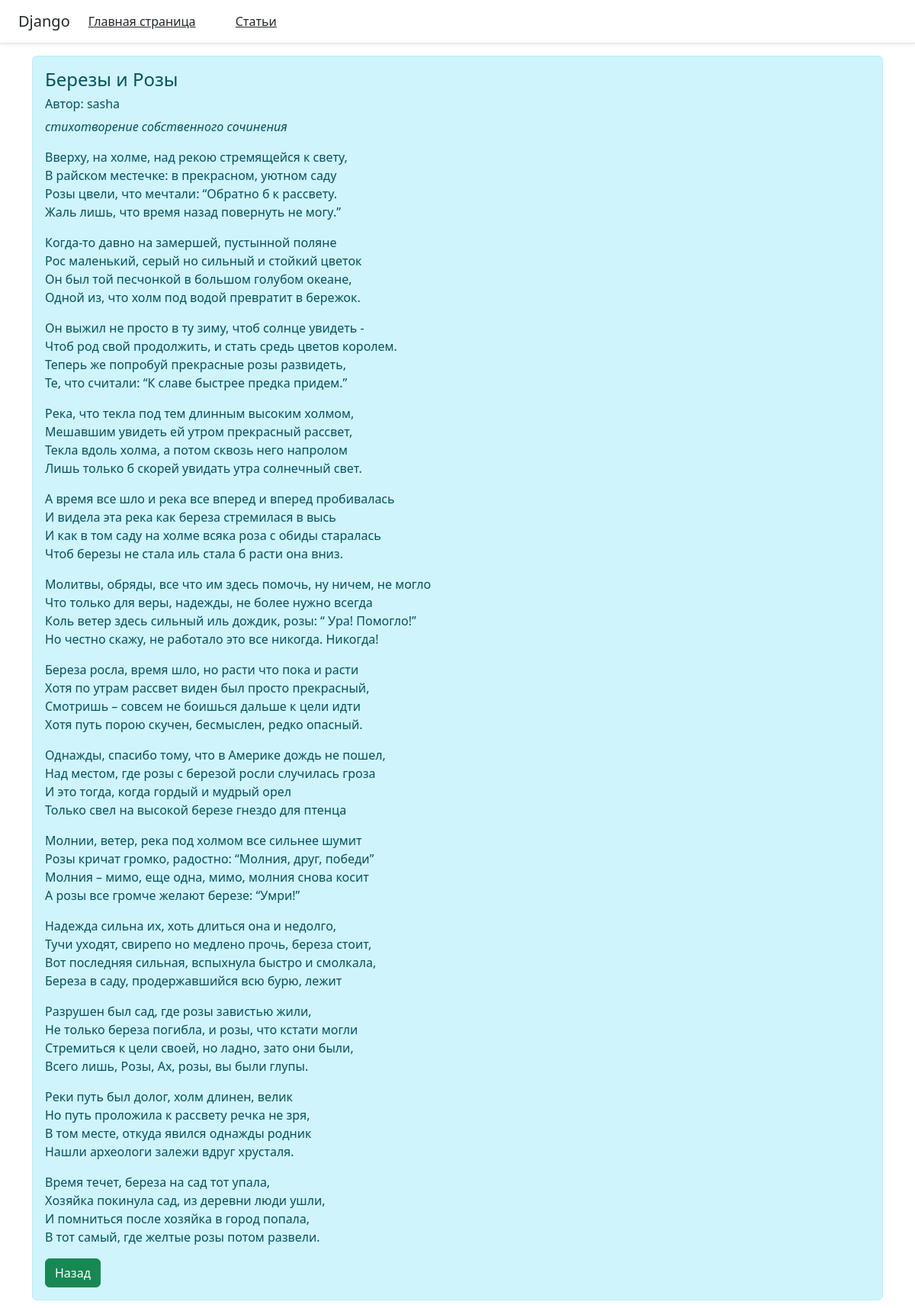
/articles/1/, run on the app's committed database.
### main/models.py (models this page shows)
class Articles(models.Model):
    author = models.CharField('Автор', max_length=25)
    title = models.CharField('Название', max_length=255)
    intro = models.CharField('Анонс', max_length=250)
    content = models.TextField('Статья',blank=True)
    time_create = models.DateTimeField('Время создания',auto_now_add=True)
    time_update = models.DateTimeField('Время редакции',auto_now=True)
    is_published = models.BooleanField('Статус публикации',default=True)

### main/views.py (the view)
# urls.py: path('articles/<int:article_id>/', views.article_detail, name='article_detail'),
def article_detail(request, article_id):
   article = get_object_or_404(Articles, pk=article_id)
   return render(request, 'main/article.html', {'article': article})

### main/templates/main/article.html (shortened to what this page needs)
{% extends 'main/base.html' %}
{% block body %}
<div class="container">
    <div class="alert alert-info">
        <h4>{{ article.title }}</h4>
        <h6>Автор: {{ article.author }}</h6>
        <p><em>{{ article.intro }}</em></p>
        <p>{{ article.content|linebreaks  }}</p>
        <a href="/articles" type="submit" class="btn btn-success">Назад</a>
    </div>
</div>
{% endblock %}

### data on the page
Articles: title "Березы и Розы", author "sasha", intro "стихотворение собственного сочинения", content "Вверху, на холме, над рекою стремящейся к свету, В райском местечке: в прекрасном, уютном саду Розы цвели, что мечтали: “Обратно б к рассвету. Жаль лишь, что время назад повернуть не могу.” Когда-то давно на замершей, пустынной поляне Рос маленький, серый но сильный и стойкий цветок Он был той песчонкой в большом голубом океане, Одной из, что холм под водой превратит в бережок. Он выжил не просто в ту зиму, чтоб солнце увидеть - Чтоб род свой продолжить, и стать средь цветов королем. Теперь же попробуй прекрасные розы развидеть, Те, что считали: “К славе быстрее предка придем.” Река, что текла под тем длинным высоким холмом, Мешавшим увидеть ей утром прекрасный рассвет, Текла вдоль холма, а…"
